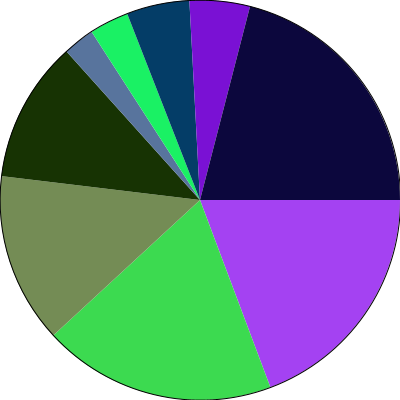
Frame 1 (no input)
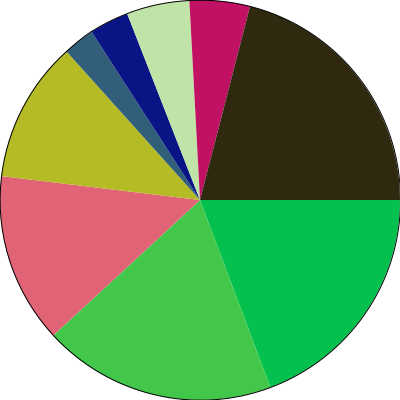
Frame 2 (the mouse pressed at the canvas centre, redrawn once)

The Processing sketch that drew these frames (run headless with seeded random() and noise(); the mouse was pressed at the canvas centre and the sketch redrawn once):

// Processing sketch: PIE_CHART
// ── PIE_CHART.pde
float[] graphNums = {91, 89, 65, 54, 12, 15, 24, 23, 99};
void setup() {
  size(400, 400);
}
void draw() {
  background(255);
  fill(255, 255, 0);
  drawPIE(graphNums);
  noLoop();
}

void drawPIE(float[] numbers) {
  float startAng = 0.0;
  float s = sum(numbers);
  for (int i = 0; i < numbers.length; i++) {
    fill(random(255), random(255), random(255));
    float arcAngle = (numbers[i]/s) * 2 *PI;
    arc(width/2, height/2, width, height, startAng, startAng + arcAngle);
    startAng += arcAngle;
  }
}

float sum(float[] numbers) {
  float output = 0.0;
  for (int i =0; i <numbers.length; i++) {
    output += numbers[i];
  }
  return output;
}
